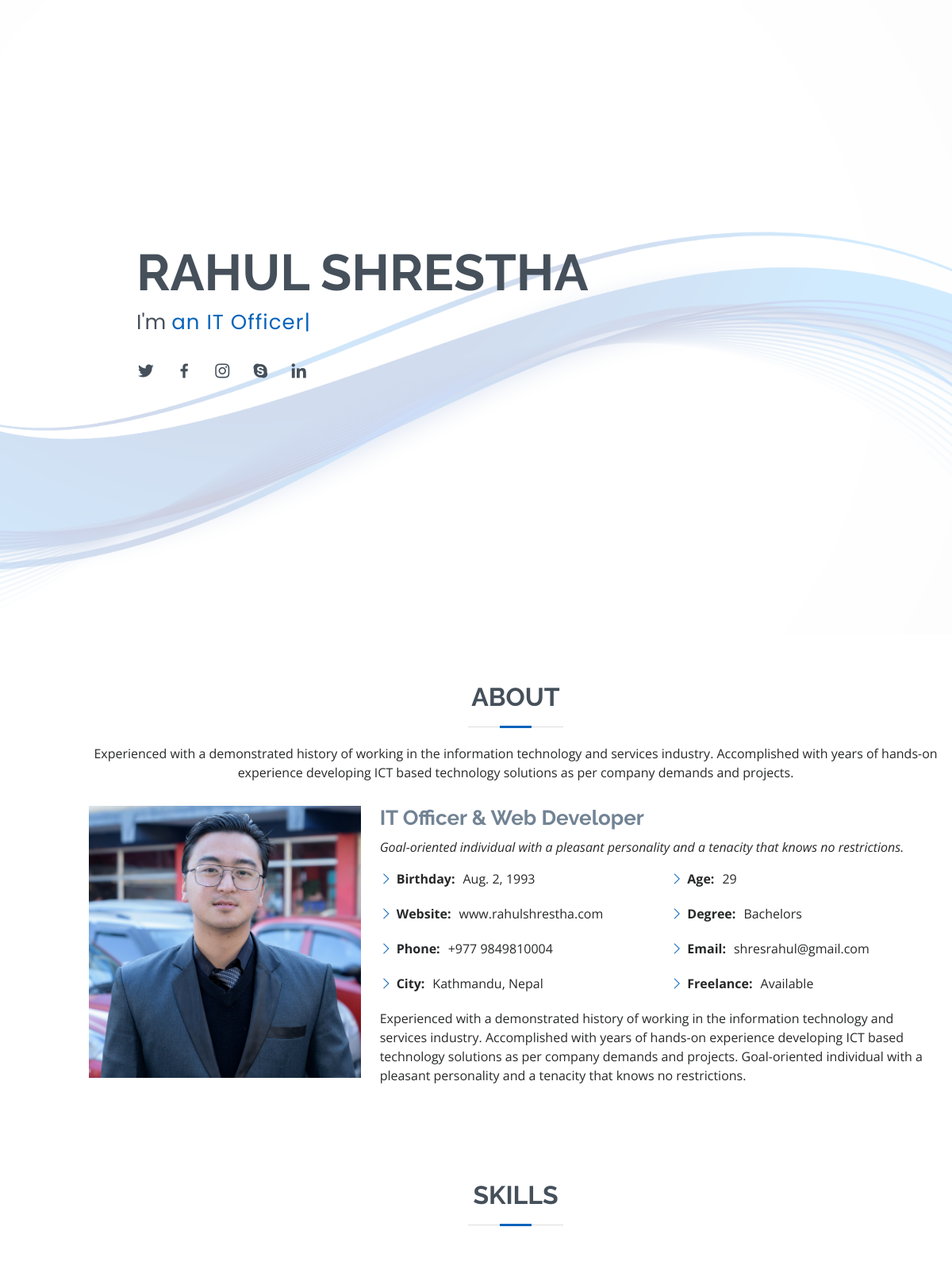
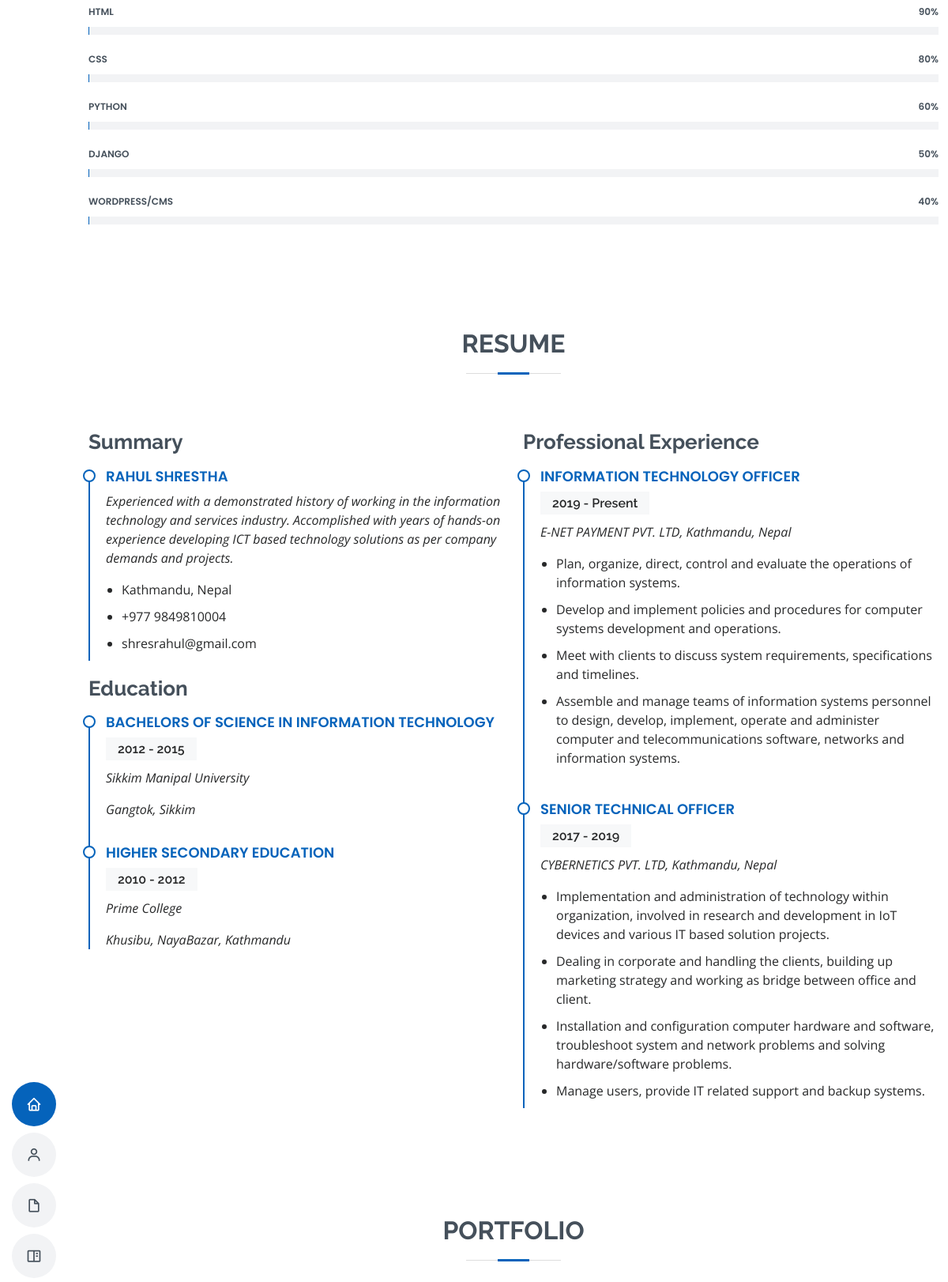
The page / (upper part) on the database its author committed (2 pictures, top to bottom).
### aboutme/models.py (models this page shows)
class AboutMe(models.Model):
    intro = models.TextField()
    name = models.CharField(max_length=100)
    position = models.CharField(max_length=50)
    birthday = models.DateField()
    age = models.IntegerField()
    website = models.CharField(max_length=50)
    degree = models.CharField(max_length=20)
    phone = models.CharField(max_length=15)
    email = models.EmailField(max_length=50)
    city = models.CharField(max_length=50)
    freelance = models.BooleanField()
    short_desc = models.TextField()
    long_desc = models.TextField()
    photo = models.ImageField(upload_to='about/images/')

### myskill/models.py (models this page shows)
class Myskill(models.Model):
    skill_name = models.CharField(max_length=100)
    skill_level = models.IntegerField()

### education/models.py (models this page shows)
class Education(models.Model):
    course = models.CharField(max_length=250)
    duration = models.CharField(max_length=50)
    institute = models.CharField(max_length=250)
    address = models.CharField(max_length=250)

### myportfolio/views.py (the view)
# urls.py: path('', IndexPageView.as_view(), name='index'),
class IndexPageView(TemplateView):
    template_name = "index.html"
    def get_context_data(self, **kwargs):
        data = super().get_context_data(**kwargs)
        data['about'] = AboutMe.objects.get(id=1)
        data['slink'] = Slinks.objects.get(id=1)
        data['skill_list'] = Myskill.objects.all()
        data['educate'] = Education.objects.all().order_by('-id')
        data['portfolio_list'] = PortFolio.objects.all()
        data['testimonial'] = Testimonial.objects.all()
        return data

### templates/index.html (shortened to what this page needs)
{% load static %}
<!DOCTYPE html>
<html lang="en">
<head>
  <link href="{% static 'vendor/aos/aos.css' %}" rel="stylesheet">
  <link href="{% static 'vendor/bootstrap/css/bootstrap.min.css' %}" rel="stylesheet">
  <link href="{% static 'vendor/bootstrap-icons/bootstrap-icons.css' %}" rel="stylesheet">
  <link href="{% static 'vendor/boxicons/css/boxicons.min.css' %}" rel="stylesheet">
  <link href="{% static 'vendor/glightbox/css/glightbox.min.css' %}" rel="stylesheet">
  <link href="{% static 'vendor/swiper/swiper-bundle.min.css' %}" rel="stylesheet">
  <link href="{% static 'css/style.css' %}" rel="stylesheet">
</head>
<body>
  <header id="header" class="d-flex flex-column justify-content-center">
    <nav id="navbar" class="navbar nav-menu">
      <ul>
        <li><a href="#hero" class="nav-link scrollto active"><i class="bx bx-home"></i> <span>Home</span></a></li>
        <li><a href="#about" class="nav-link scrollto"><i class="bx bx-user"></i> <span>About</span></a></li>
        <li><a href="#resume" class="nav-link scrollto"><i class="bx bx-file-blank"></i> <span>Resume</span></a></li>
        <li><a href="#portfolio" class="nav-link scrollto"><i class="bx bx-book-content"></i> <span>Portfolio</span></a></li>
      </ul>
    </nav>
  </header>
  <section id="hero" class="d-flex flex-column justify-content-center">
    <div class="container" data-aos="zoom-in" data-aos-delay="100">
      <h1 class="text-uppercase">{{about.name}}</h1>
      <p>I'm <span class="typed" data-typed-items="an IT Officer, Designer, Developer, Freelancer"></span></p>
      <div class="social-links">
        <a href="{{slink.twitter}}" class="twitter" target="_blank"><i class="bx bxl-twitter"></i></a>
        <a href="{{slink.facebook}}" class="facebook" target="_blank"><i class="bx bxl-facebook"></i></a>
        <a href="{{slink.instagram}}" class="instagram" target="_blank"><i class="bx bxl-instagram"></i></a>
        <a href="{{slink.skype}}" class="google-plus" target="_blank"><i class="bx bxl-skype"></i></a>
        <a href="{{slink.linkedin}}" class="linkedin" target="_blank"><i class="bx bxl-linkedin"></i></a>
      </div>
    </div>
  </section>
  <main id="main">
    <section id="about" class="about">
      <div class="container" data-aos="fade-up">
        <div class="section-title">
          <h2>About</h2>
          <p>
            {{about.intro}}
          </p>
        </div>
        <div class="row">
          <div class="col-lg-4">
            <img src="{{about.photo.url}}" class="img-fluid" alt="">
          </div>
          <div class="col-lg-8 pt-4 pt-lg-0 content">
            <h3>{{about.position}}</h3>
            <p class="fst-italic">
              {{about.short_desc}}
            </p>
            <div class="row">
              <div class="col-lg-6">
                <ul>
                  <li><i class="bi bi-chevron-right"></i> <strong>Birthday:</strong> <span>{{about.birthday}}</span></li>
                  <li><i class="bi bi-chevron-right"></i> <strong>Website:</strong> <span>{{about.website}}</span></li>
                  <li><i class="bi bi-chevron-right"></i> <strong>Phone:</strong> <span>{{about.phone}}</span></li>
                  <li><i class="bi bi-chevron-right"></i> <strong>City:</strong> <span>{{about.city}}</span></li>
                </ul>
              </div>
              <div class="col-lg-6">
                <ul>
                  <li><i class="bi bi-chevron-right"></i> <strong>Age:</strong> <span>{{about.age}}</span></li>
                  <li><i class="bi bi-chevron-right"></i> <strong>Degree:</strong> <span>{{about.degree}}</span></li>
                  <li><i class="bi bi-chevron-right"></i> <strong>Email:</strong> <span>{{about.email}}</span></li>
                  <li><i class="bi bi-chevron-right"></i> <strong>Freelance:</strong> <span>
                    {% if about.freelance == True %}
                      Available
                    {% else %}
                      Not Available
                    {% endif %}
                  </span></li>
                </ul>
              </div>
            </div>
            <p>
              {{about.long_desc}}
            </p>
          </div>
        </div>
      </div>
    </section>
    <section id="skills" class="skills section-bg">
      <div class="container" data-aos="fade-up">
        <div class="section-title">
          <h2>Skills</h2>
        </div>
        <div class="row skills-content">
          <div class="col-lg-12">
            {% for skill in skill_list %}
            <div class="progress">
              <span class="skill">{{skill.skill_name}} <i class="val">{{skill.skill_level}}%</i></span>
              <div class="progress-bar-wrap">
              </div>
            </div>
            {% endfor %}
          </div>
        </div>
      </div>
    </section>
    <section id="resume" class="resume">
      <div class="container" data-aos="fade-up">
        <div class="section-title">
          <h2>Resume</h2>
        </div>
        <div class="row">
          <div class="col-lg-6">
            <h3 class="resume-title">Summary</h3>
            <div class="resume-item pb-0">
              <h4>{{about.name}}</h4>
              <p><em>{{about.intro}}</em></p>
              <ul>
                <li>{{about.city}}</li>
                <li>{{about.phone}}</li>
                <li>{{about.email}}</li>
              </ul>
            </div>
            <h3 class="resume-title">Education</h3>
            {% for list in educate %}
            <div class="resume-item">
              <h4>{{list.course}}</h4>
              <h5>{{list.duration}}</h5>
              <p><em>{{list.institute}}</em></p>
              <p><em>{{list.address}}</em></p>
            </div>
            {% endfor %}
          </div>
          <div class="col-lg-6">
            <h3 class="resume-title">Professional Experience</h3>
            <div class="resume-item">
              <h4>Information Technology Officer</h4>
              <h5>2019 - Present</h5>
              <p><em>E-NET PAYMENT PVT. LTD, Kathmandu, Nepal</em></p>
              <ul>
                <li>Plan, organize, direct, control and evaluate the operations of information systems.</li>
                <li>Develop and implement policies and procedures for computer systems development and operations.</li>
                <li>Meet with clients to discuss system requirements, specifications and timelines.</li>
                <li>Assemble and manage teams of information systems personnel to design, develop, implement, operate and
                  administer computer and telecommunications software, networks and information systems.</li>
              </ul>
            </div>
            <div class="resume-item">
              <h4>Senior Technical Officer</h4>
              <h5>2017 - 2019</h5>
              <p><em>CYBERNETICS PVT. LTD, Kathmandu, Nepal</em></p>
              <ul>
                <li>Implementation and administration of technology within organization, involved in research and development in
                  IoT devices and various IT based solution projects.</li>
                <li>Dealing in corporate and handling the clients, building up marketing strategy and working as bridge between
                  office and client.</li>
                <li>Installation and configuration computer hardware and software, troubleshoot system and network problems
                  and solving hardware/software problems.</li>
                <li>Manage users, provide IT related support and backup systems.</li>
              </ul>
            </div>
          </div>
        </div>
      </div>
    </section>
    <section id="portfolio" class="portfolio section-bg">
      <div class="container" data-aos="fade-up">
        <div class="section-title">
          <h2>Portfolio</h2>
        </div>
      </div>
    </section>
  </main>
</body>
</html>

### static/css/style.css (style rules this page uses)
body { font-family: "Open Sans", sans-serif; color: #272829; }
a { color: #0563bb; text-decoration: none; }
h1, h2, h3, h4, h5, h6 { font-family: "Raleway", sans-serif; }
#header { position: fixed; top: 0; left: 0; bottom: 0; z-index: 9997; transition: all 0.5s; padding: 15px; overflow-y: auto; }
@media (min-width: 991px) { #main { margin-left: 100px; } }
.nav-menu { padding: 0; display: block; }
.nav-menu * { margin: 0; padding: 0; list-style: none; }
.nav-menu>ul>li { position: relative; white-space: nowrap; }
.nav-menu a, .nav-menu a:focus { display: flex; align-items: center; color: #45505b; padding: 10px 18px; margin-bottom: 8px; transition: 0.3s; font-size: 15px; border-radius: 50px; background: #f2f3f5; height: 56px; width: 100%; overflow: hidden; transition: 0.3s; }
.nav-menu a i, .nav-menu a:focus i { font-size: 20px; }
@media (min-width: 992px) { .nav-menu a, .nav-menu a:focus { width: 56px; } }
.nav-menu a:hover, .nav-menu .active, .nav-menu .active:focus, .nav-menu li:hover>a { color: #fff; background: #0563bb; }
#hero { width: 100%; height: 100vh; background: url("../img/hero-bg.jpg") top right no-repeat; background-size: cover; position: relative; }
@media (min-width: 992px) { #hero { padding-left: 160px; } }
#hero:before { content: ""; background: rgba(255, 255, 255, 0.8); position: absolute; bottom: 0; top: 0; left: 0; right: 0; }
#hero h1 { margin: 0; font-size: 64px; font-weight: 700; line-height: 56px; color: #45505b; }
#hero p { color: #45505b; margin: 15px 0 0 0; font-size: 26px; font-family: "Poppins", sans-serif; }
#hero p span { color: #0563bb; letter-spacing: 1px; }
#hero .social-links { margin-top: 30px; }
#hero .social-links a { font-size: 24px; display: inline-block; color: #45505b; line-height: 1; margin-right: 20px; transition: 0.3s; }
section { padding: 60px 0; overflow: hidden; }
.section-title { text-align: center; padding-bottom: 30px; }
.section-title h2 { font-size: 32px; font-weight: bold; text-transform: uppercase; margin-bottom: 20px; padding-bottom: 20px; position: relative; color: #45505b; }
.section-title h2::before { content: ""; position: absolute; display: block; width: 120px; height: 1px; background: #ddd; bottom: 1px; left: calc(50% - 60px); }
.section-title h2::after { content: ""; position: absolute; display: block; width: 40px; height: 3px; background: #0563bb; bottom: 0; left: calc(50% - 20px); }
.section-title p { margin-bottom: 0; }
.about .content h3 { font-weight: 700; font-size: 26px; color: #728394; }
.about .content ul { list-style: none; padding: 0; }
.about .content ul li { margin-bottom: 20px; display: flex; align-items: center; }
.about .content ul strong { margin-right: 10px; }
.about .content ul i { font-size: 16px; margin-right: 5px; color: #0563bb; line-height: 0; }
.about .content p:last-child { margin-bottom: 0; }
.skills .progress { height: 60px; display: block; background: none; border-radius: 0; }
.skills .progress .skill { padding: 10px 0; margin: 0; text-transform: uppercase; display: block; font-weight: 600; font-family: "Poppins", sans-serif; color: #45505b; }
.skills .progress .skill .val { float: right; font-style: normal; }
.skills .progress-bar-wrap { background: #f2f3f5; }
.resume .resume-title { font-size: 26px; font-weight: 700; margin-top: 20px; margin-bottom: 20px; color: #45505b; }
.resume .resume-item { padding: 0 0 20px 20px; margin-top: -2px; border-left: 2px solid #0563bb; position: relative; }
.resume .resume-item h4 { line-height: 18px; font-size: 18px; font-weight: 600; text-transform: uppercase; font-family: "Poppins", sans-serif; color: #0563bb; margin-bottom: 10px; }
.resume .resume-item h5 { font-size: 16px; background: #f7f8f9; padding: 5px 15px; display: inline-block; font-weight: 600; margin-bottom: 10px; }
.resume .resume-item ul { padding-left: 20px; }
.resume .resume-item ul li { padding-bottom: 10px; }
.resume .resume-item:last-child { padding-bottom: 0; }
.resume .resume-item::before { content: ""; position: absolute; width: 16px; height: 16px; border-radius: 50px; left: -9px; top: 0; background: #fff; border: 2px solid #0563bb; }

### rows shown on the page
AboutMe: name "RAHUL SHRESTHA", intro "Experienced with a demonstrated history of working in the information technology and services industry. Accomplished with years of hands-on experience developing ICT based technology solutions as per company demands and projects.", photo (picture), position "IT Officer & Web Developer", short_desc "Goal-oriented individual with a pleasant personality and a tenacity that knows no restrictions.", birthday "Aug. 2, 1993", website "www.rahulshrestha.com", phone "+977 9849810004", city "Kathmandu, Nepal", age "29", degree "Bachelors", email "shresrahul@gmail.com", long_desc "Experienced with a demonstrated history of working in the information technology and services industry. Accomplished with years of hands-on experience developing ICT based technology solutions as per company demands and projects. Goal-oriented individual with a pleasant personality and a tenacity that knows no restrictions."
Myskill: skill_name "HTML", skill_level "90"
Myskill: skill_name "CSS", skill_level "80"
Myskill: skill_name "PYTHON", skill_level "60"
Myskill: skill_name "DJANGO", skill_level "50"
Myskill: skill_name "WORDPRESS/CMS", skill_level "40"
Education: course "BACHELORS OF SCIENCE IN INFORMATION TECHNOLOGY", duration "2012 - 2015", institute "Sikkim Manipal University", address "Gangtok, Sikkim"
Education: course "HIGHER SECONDARY EDUCATION", duration "2010 - 2012", institute "Prime College", address "Khusibu, NayaBazar, Kathmandu"
